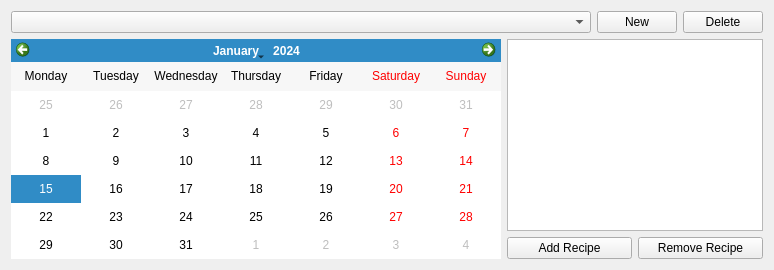
      <widget class="QWidget" name="mealPlan">
       <attribute name="title">
        <string>Meal Plan</string>
       </attribute>
       <layout class="QGridLayout" name="gridLayout_10">
        <item row="2" column="0" rowspan="2">
         <widget class="QCalendarWidget" name="mealPlanCalender">
          <property name="sizePolicy">
           <sizepolicy hsizetype="Expanding" vsizetype="Expanding">
            <horstretch>10</horstretch>
            <verstretch>0</verstretch>
           </sizepolicy>
          </property>
          <property name="gridVisible">
           <bool>false</bool>
          </property>
          <property name="selectionMode">
           <enum>QCalendarWidget::SelectionMode::SingleSelection</enum>
          </property>
          <property name="horizontalHeaderFormat">
           <enum>QCalendarWidget::HorizontalHeaderFormat::LongDayNames</enum>
          </property>
          <property name="verticalHeaderFormat">
           <enum>QCalendarWidget::VerticalHeaderFormat::NoVerticalHeader</enum>
          </property>
         </widget>
        </item>
        <item row="1" column="0" colspan="3">
         <layout class="QHBoxLayout" name="horizontalLayout" stretch="0,0,0">
          <item>
           <widget class="QComboBox" name="mealPlanSelect">
            <property name="sizePolicy">
             <sizepolicy hsizetype="Expanding" vsizetype="Expanding">
              <horstretch>5</horstretch>
              <verstretch>2</verstretch>
             </sizepolicy>
            </property>
           </widget>
          </item>
          <item>
           <widget class="QPushButton" name="mealPlanNewButton">
            <property name="sizePolicy">
             <sizepolicy hsizetype="Expanding" vsizetype="Expanding">
              <horstretch>0</horstretch>
              <verstretch>2</verstretch>
             </sizepolicy>
            </property>
            <property name="text">
             <string>New</string>
            </property>
           </widget>
          </item>
          <item>
           <widget class="QPushButton" name="mealPlanDeleteButton">
            <property name="sizePolicy">
             <sizepolicy hsizetype="Expanding" vsizetype="Expanding">
              <horstretch>0</horstretch>
              <verstretch>0</verstretch>
             </sizepolicy>
            </property>
            <property name="text">
             <string>Delete</string>
            </property>
           </widget>
          </item>
         </layout>
        </item>
        <item row="3" column="2">
         <widget class="QPushButton" name="mealPlanRemoveRecipeButton">
          <property name="text">
           <string>Remove Recipe</string>
          </property>
         </widget>
        </item>
        <item row="3" column="1">
         <widget class="QPushButton" name="mealPlanAddRecipeButton">
          <property name="sizePolicy">
           <sizepolicy hsizetype="Expanding" vsizetype="Fixed">
            <horstretch>0</horstretch>
            <verstretch>0</verstretch>
           </sizepolicy>
          </property>
          <property name="text">
           <string>Add Recipe</string>
          </property>
         </widget>
        </item>
        <item row="2" column="1" colspan="2">
         <widget class="QListView" name="mealPlanRecipesList">
          <property name="sizePolicy">
           <sizepolicy hsizetype="Expanding" vsizetype="Expanding">
            <horstretch>3</horstretch>
            <verstretch>2</verstretch>
           </sizepolicy>
          </property>
         </widget>
        </item>
       </layout>
      </widget>
